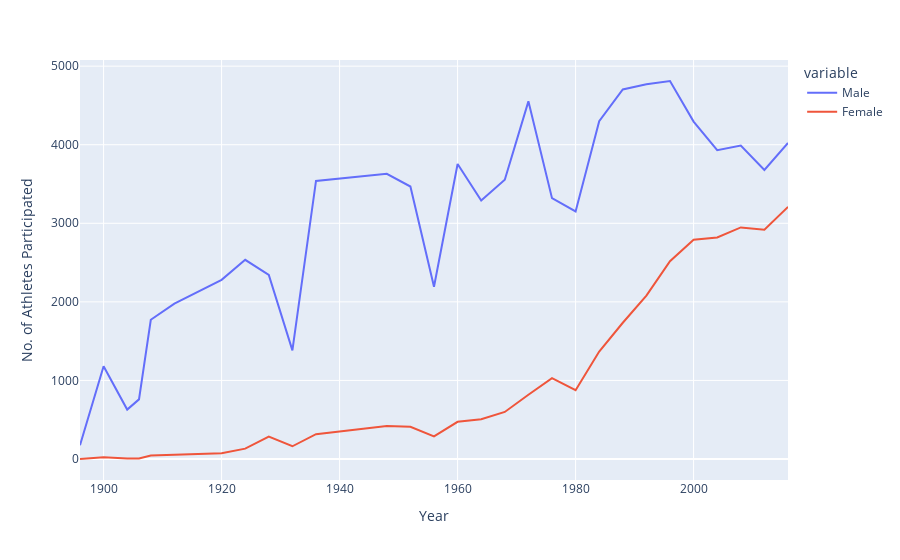

Source (notebook cell):
### Code cell
fig = px.line(final, x="Year", y=["Male", "Female"])
fig.update_layout(yaxis_title='No. of Athletes Participated')
fig.show()

### Figure 1 — Plotly figure (JSON) as saved in the notebook; plotly's stock layout.template omitted (floating-point values rounded to 4 significant figures)
{"data": [{"hovertemplate": "variable=Male<br>Year=%{x}<br>value=%{y}<extra></extra>", "legendgroup": "Male", "line": {"color": "#636efa", "dash": "solid"}, "mode": "lines", "name": "Male", "orientation": "v", "showlegend": true, "type": "scatter", "x": [1896, 1900, 1904, 1906, 1908, 1912, 1920, 1924, 1928, 1932, 1936, 1948, 1952, 1956, 1960, 1964, 1968, 1972, 1976, 1980, 1984, 1988, 1992, 1996, 2000, 2004, 2008, 2012, 2016], "xaxis": "x", "y": [174, 1181, 629, 759, 1772, 1978, 2280, 2535, 2342, 1382, 3539, 3629, 3468, 2193, 3755, 3290, 3555, 4552, 3320, 3151, 4299, 4704, 4769, 4811, 4294, 3931, 3990, 3679, 4022], "yaxis": "y"}, {"hovertemplate": "variable=Female<br>Year=%{x}<br>value=%{y}<extra></extra>", "legendgroup": "Female", "line": {"color": "#EF553B", "dash": "solid"}, "mode": "lines", "name": "Female", "orientation": "v", "showlegend": true, "type": "scatter", "x": [1896, 1900, 1904, 1906, 1908, 1912, 1920, 1924, 1928, 1932, 1936, 1948, 1952, 1956, 1960, 1964, 1968, 1972, 1976, 1980, 1984, 1988, 1992, 1996, 2000, 2004, 2008, 2012, 2016], "xaxis": "x", "y": [0, 23, 6, 6, 44, 53, 73, 132, 285, 162, 316, 420, 409, 288, 473, 507, 599, 818, 1028, 875, 1368, 1734, 2080, 2518, 2790, 2820, 2947, 2919, 3209], "yaxis": "y"}], "layout": {"legend": {"title": {"text": "variable"}, "tracegroupgap": 0}, "margin": {"t": 60}, "xaxis": {"anchor": "y", "domain": [0, 1], "title": {"text": "Year"}}, "yaxis": {"anchor": "x", "domain": [0, 1], "title": {"text": "No. of Athletes Participated"}}}}
